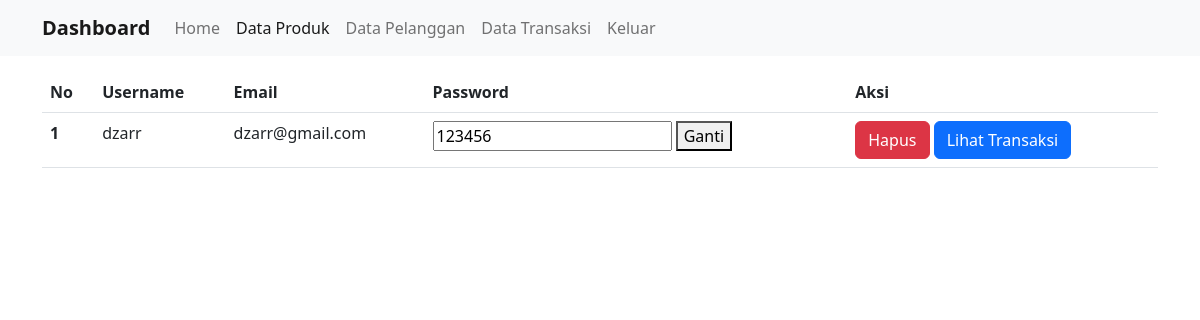
/admin/pelanggan.php (signed in), run on the app's committed database.
### tables this page shows
CREATE TABLE `users` (
  `id` int(11) NOT NULL,
  `username` varchar(255) NOT NULL,
  `email` varchar(255) NOT NULL,
  `password` varchar(255) NOT NULL,
  `role` varchar(10) NOT NULL
);

### admin/pelanggan.php (the view, shortened to what this page needs)
<?php
include("../config.php");
?>
<?php include("./components/header.php") ?>
    <div class="container">
        <table class="table">
            <thead>
                <tr>
                    <th scope="col">No</th>
                    <th scope="col">Username</th>
                    <th scope="col">Email</th>
                    <th scope="col">Password</th>
                    <th scope="col">Aksi</th>
                </tr>
            </thead>
            <tbody>
                <?php
                $sql = "SELECT * FROM `users` WHERE `role`= 'pelanggan'";
                $query = mysqli_query($conn, $sql);
                $i = 1;
                while ($item = mysqli_fetch_array($query)) {
                ?>
                    <tr>
                        <th scope="row"><?php echo $i;
                                        $i++; ?></th>
                        <td><?php echo $item['username'] ?></td>
                        <td><?php echo $item['email'] ?></td>
                        <td>
                            <form action="" method="POST">
                                <input type="text" id="password" name="password" value="<?php echo $item['password'] ?>">
                                <button type="submit" id="changePassword" name="changepass">Ganti</button>
                            </form>
                    </td>
                    <td>
                    <a class="btn btn-danger"href="./pelanggan_delete.php?id=<?php echo $item['id'] ?>">Hapus</a>
                    <a class="btn btn-primary"href="./transaksi.php?user=<?php echo $item['id'] ?>">Lihat Transaksi</a>
                    </td>
                    </tr>
                <?php
                }
                ?>
            </tbody>
        </table>
    </div>

### data on the page
users: username "dzarr", email "dzarr@gmail.com", password "123456"
